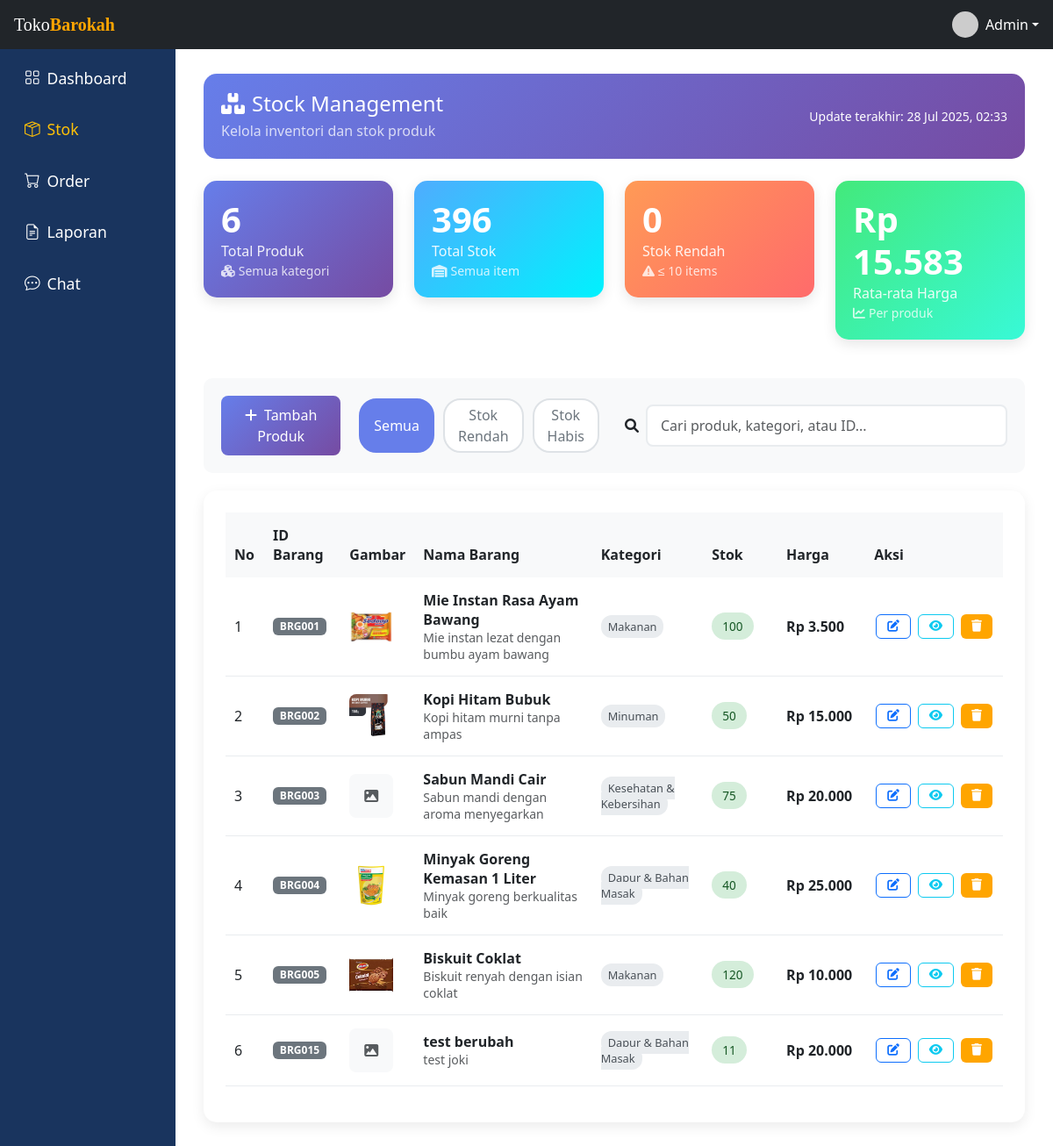
The app's page /views/admin/stok.php (signed in), older data.
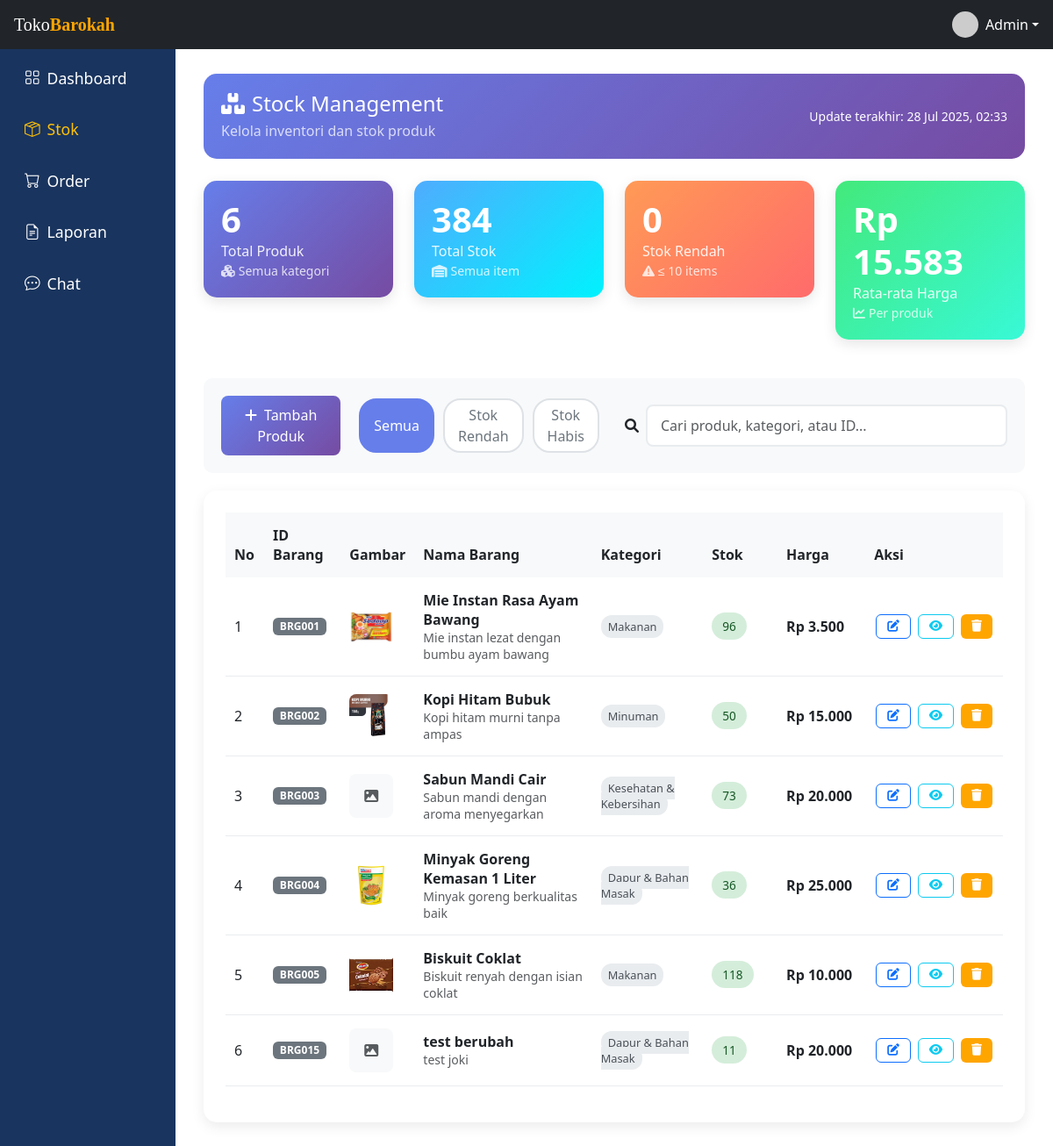
The same page, newer data.
### tables this page shows
CREATE TABLE `produk` (
  `id` int(11) NOT NULL,
  `nama` varchar(255) NOT NULL,
  `deskripsi` text DEFAULT NULL,
  `harga` decimal(10,2) NOT NULL,
  `gambar` varchar(255) DEFAULT NULL,
  `stok` int(11) NOT NULL DEFAULT 0,
  `kategori` varchar(100) DEFAULT NULL,
  `last_stock_update` timestamp NOT NULL DEFAULT current_timestamp() ON UPDATE current_timestamp()
);

### views/admin/stok.php (the view, shortened to what the changed rows need)
<?php
require_once '../../includes/auth_check.php';
try {
    $sql = "SELECT * FROM produk ORDER BY id ASC";
    $stmt = $pdo->query($sql);
    $produk = $stmt->fetchAll(PDO::FETCH_ASSOC);
    $stats_sql = "SELECT
        COUNT(*) as total_produk,
        SUM(stok) as total_stok,
        AVG(harga) as rata_harga,
        COUNT(CASE WHEN stok <= 10 THEN 1 END) as stok_rendah,
        COUNT(CASE WHEN stok = 0 THEN 1 END) as stok_habis
        FROM produk";
    $stats_stmt = $pdo->query($stats_sql);
    $stats = $stats_stmt->fetch(PDO::FETCH_ASSOC);
} catch (PDOException $e) {
    die("Query gagal: " . $e->getMessage());
}
?>
<!DOCTYPE html>
<html lang="id">
<head>
    <link href="https://cdn.jsdelivr.net/npm/bootstrap@5.3.0/dist/css/bootstrap.min.css" rel="stylesheet" />
    <link href="https://cdn.jsdelivr.net/npm/bootstrap-icons@1.10.5/font/bootstrap-icons.css" rel="stylesheet" />
    <link rel="stylesheet" href="https://cdnjs.cloudflare.com/ajax/libs/font-awesome/6.0.0-beta3/css/all.min.css">
    <link rel="stylesheet" href="../../assets/css/admin.css">
</head>
<body>
    <div class="d-flex">
        <div class="col-md-10">
            <div class="main-content">
                <div class="row mb-4">
                    <div class="col-md-3">
                        <div class="stats-card success">
                            <h3><?php echo number_format($stats['total_stok']); ?></h3>
                            <p>Total Stok</p>
                            <small><i class="fas fa-warehouse me-1"></i>Semua item</small>
                        </div>
                    </div>
                </div>
                <div class="table-container">
                    <div class="table-responsive">
                        <table class="table table-hover align-middle" id="productTable">
                            <thead>
                                <tr>
                                    <th width="5%">No</th>
                                    <th width="10%">ID Barang</th>
                                    <th width="8%">Gambar</th>
                                    <th width="25%">Nama Barang</th>
                                    <th width="15%">Kategori</th>
                                    <th width="10%">Stok</th>
                                    <th width="12%">Harga</th>
                                    <th width="15%">Aksi</th>
                                </tr>
                            </thead>
                            <tbody>
                                <?php $no = 1; foreach ($produk as $row): ?>
                                    <tr data-stock="<?= $row['stok'] ?>" data-category="<?= strtolower($row['kategori']) ?>">
                                        <td><?= $no++ ?></td>
                                        <td>
                                            <span class="badge bg-secondary">BRG<?= str_pad($row['id'], 3, '0', STR_PAD_LEFT) ?></span>
                                        </td>
                                        <td>
                                            <?php if ($row['gambar'] && file_exists('../../assets/images/' . $row['gambar'])): ?>
                                                <img src="../../assets/images/<?= $row['gambar'] ?>" alt="<?= htmlspecialchars($row['nama']) ?>" class="product-image">
                                            <?php else: ?>
                                                <div class="product-image bg-light d-flex align-items-center justify-content-center">
                                                    <i class="fas fa-image text-muted"></i>
                                                </div>
                                            <?php endif; ?>
                                        </td>
                                        <td>
                                            <div class="fw-semibold"><?= htmlspecialchars($row['nama']) ?></div>
                                            <?php if ($row['deskripsi']): ?>
                                                <small class="text-muted"><?= htmlspecialchars(substr($row['deskripsi'], 0, 50)) . (strlen($row['deskripsi']) > 50 ? '...' : '') ?></small>
                                            <?php endif; ?>
                                        </td>
                                        <td>
                                            <span class="category-badge"><?= htmlspecialchars($row['kategori']) ?></span>
                                        </td>
                                        <td>
                                            <span class="stock-badge <?php
                                                if ($row['stok'] == 0) echo 'stock-empty';
                                                elseif ($row['stok'] <= 5) echo 'stock-low';
                                                elseif ($row['stok'] <= 10) echo 'stock-medium';
                                                else echo 'stock-high';
                                            ?>">
                                                <?= $row['stok'] ?>
                                            </span>
                                        </td>
                                        <td>
                                            <div class="fw-semibold">Rp <?= number_format($row['harga'], 0, ',', '.') ?></div>
                                        </td>
                                        <td>
                                            <div class="d-flex gap-1">
                                                <button class="btn btn-sm btn-outline-primary action-btn btn-edit"
                                                    data-id="<?= $row['id'] ?>"
                                                    data-nama="<?= htmlspecialchars($row['nama']) ?>"
                                                    data-kategori="<?= htmlspecialchars($row['kategori']) ?>"
                                                    data-stok="<?= $row['stok'] ?>"
                                                    data-harga="<?= $row['harga'] ?>"
                                                    data-deskripsi="<?= htmlspecialchars($row['deskripsi']) ?>"
                                                    data-bs-toggle="modal"
                                                    data-bs-target="#modalEdit"
                                                    title="Edit Produk">
                                                    <i class="fas fa-edit"></i>
                                                </button>
                                                <button class="btn btn-sm btn-outline-info action-btn btn-view"
                                                    data-id="<?= $row['id'] ?>"
                                                    title="Lihat Detail">
                                                    <i class="fas fa-eye"></i>
                                                </button>
                                                <button class="btn btn-sm btn-outline-danger action-btn btn-hapus"
                                                    data-id="<?= $row['id'] ?>"
                                                    data-nama="<?= htmlspecialchars($row['nama']) ?>"
                                                    title="Hapus Produk">
                                                    <i class="fas fa-trash"></i>
                                                </button>
                                            </div>
                                        </td>
                                    </tr>
                                <?php endforeach; ?>
                            </tbody>
                        </table>
                    </div>
                </div>
            </div>
        </div>
    </div>
</body>
</html>

Row changes from the older to the newer data that the page shows:
changed produk "Mie Instan Rasa Ayam Bawang": stok "100" → "96"
changed produk "Sabun Mandi Cair": stok "75" → "73"
changed produk "Minyak Goreng Kemasan 1 Liter": stok "40" → "36"
changed produk "Biskuit Coklat": stok "120" → "118"
Text that changed along with them:
$stats['total_stok']: "396" → "384"
